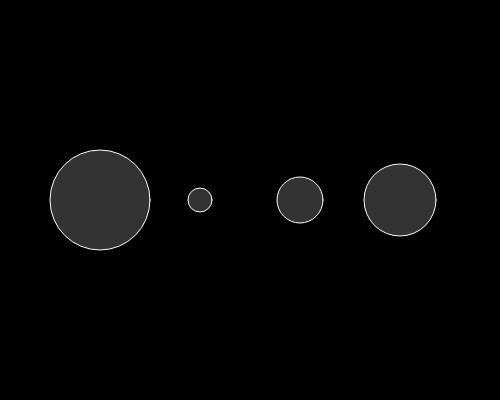
Frame 1 (no input)
Frame 60 (no input): identical to frame 1, image omitted
Frame 120 (the mouse pressed at the canvas centre since frame 60): identical to frame 1, image omitted

The p5.js sketch that drew this single still picture (run headless with seeded random() and noise() and a simulated clock; from frame 60 on, the mouse is pressed at the canvas centre):

// p5.js sketch
// ── sketch.js
let nums = [100, 24, 46, 72];
let num = 23;

function setup() {
  createCanvas(500, 400);
}

function draw() {
  background(0);

  for (let i = 0; i < 4; i++) {
    stroke(255);
    fill(51);
  ellipse(i * 100 + 100, 200, nums[i], nums[i]);
  }
}
